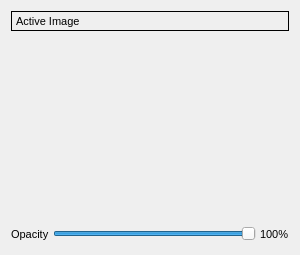
<?xml version="1.0" encoding="UTF-8"?>
<ui version="4.0">
 <class>displaySettingsFrame</class>
 <widget class="QFrame" name="displaySettingsFrame">
  <property name="geometry">
   <rect>
    <x>0</x>
    <y>0</y>
    <width>300</width>
    <height>255</height>
   </rect>
  </property>
  <property name="sizePolicy">
   <sizepolicy hsizetype="Fixed" vsizetype="Preferred">
    <horstretch>0</horstretch>
    <verstretch>0</verstretch>
   </sizepolicy>
  </property>
  <property name="minimumSize">
   <size>
    <width>300</width>
    <height>0</height>
   </size>
  </property>
  <property name="maximumSize">
   <size>
    <width>300</width>
    <height>16777215</height>
   </size>
  </property>
  <property name="windowTitle">
   <string>Frame</string>
  </property>
  <property name="styleSheet">
   <string notr="true"/>
  </property>
  <layout class="QVBoxLayout" name="verticalLayout" stretch="0,1,2,0">
   <item>
    <widget class="QLabel" name="curr_image_text">
     <property name="sizePolicy">
      <sizepolicy hsizetype="Preferred" vsizetype="Fixed">
       <horstretch>0</horstretch>
       <verstretch>0</verstretch>
      </sizepolicy>
     </property>
     <property name="minimumSize">
      <size>
       <width>0</width>
       <height>20</height>
      </size>
     </property>
     <property name="maximumSize">
      <size>
       <width>16777211</width>
       <height>20</height>
      </size>
     </property>
     <property name="font">
      <font>
       <family>Segoe UI</family>
       <pointsize>8</pointsize>
      </font>
     </property>
     <property name="frameShape">
      <enum>QFrame::Box</enum>
     </property>
     <property name="text">
      <string>Active Image</string>
     </property>
     <property name="textFormat">
      <enum>Qt::AutoText</enum>
     </property>
     <property name="margin">
      <number>0</number>
     </property>
     <property name="indent">
      <number>4</number>
     </property>
    </widget>
   </item>
   <item>
    <widget class="QFrame" name="color_settings_frame">
     <property name="sizePolicy">
      <sizepolicy hsizetype="Preferred" vsizetype="Preferred">
       <horstretch>0</horstretch>
       <verstretch>0</verstretch>
      </sizepolicy>
     </property>
     <property name="minimumSize">
      <size>
       <width>0</width>
       <height>0</height>
      </size>
     </property>
     <property name="maximumSize">
      <size>
       <width>16777215</width>
       <height>16777215</height>
      </size>
     </property>
     <property name="frameShape">
      <enum>QFrame::NoFrame</enum>
     </property>
     <property name="frameShadow">
      <enum>QFrame::Plain</enum>
     </property>
     <layout class="QHBoxLayout" name="horizontalLayout_11">
      <property name="spacing">
       <number>0</number>
      </property>
      <property name="leftMargin">
       <number>0</number>
      </property>
      <property name="topMargin">
       <number>0</number>
      </property>
      <property name="rightMargin">
       <number>0</number>
      </property>
      <property name="bottomMargin">
       <number>0</number>
      </property>
     </layout>
    </widget>
   </item>
   <item>
    <widget class="QFrame" name="histogram_settings_frame">
     <property name="sizePolicy">
      <sizepolicy hsizetype="Preferred" vsizetype="Preferred">
       <horstretch>0</horstretch>
       <verstretch>0</verstretch>
      </sizepolicy>
     </property>
     <property name="minimumSize">
      <size>
       <width>0</width>
       <height>0</height>
      </size>
     </property>
     <layout class="QVBoxLayout" name="verticalLayout_2">
      <property name="spacing">
       <number>0</number>
      </property>
      <property name="leftMargin">
       <number>0</number>
      </property>
      <property name="topMargin">
       <number>0</number>
      </property>
      <property name="rightMargin">
       <number>0</number>
      </property>
      <property name="bottomMargin">
       <number>0</number>
      </property>
     </layout>
    </widget>
   </item>
   <item>
    <widget class="QFrame" name="alpha_slider_frame">
     <property name="frameShape">
      <enum>QFrame::NoFrame</enum>
     </property>
     <property name="frameShadow">
      <enum>QFrame::Sunken</enum>
     </property>
     <layout class="QHBoxLayout" name="horizontalLayout_12">
      <property name="spacing">
       <number>4</number>
      </property>
      <property name="leftMargin">
       <number>0</number>
      </property>
      <property name="topMargin">
       <number>0</number>
      </property>
      <property name="rightMargin">
       <number>0</number>
      </property>
      <property name="bottomMargin">
       <number>0</number>
      </property>
      <item alignment="Qt::AlignVCenter">
       <widget class="QLabel" name="opacity_label">
        <property name="sizePolicy">
         <sizepolicy hsizetype="Preferred" vsizetype="Fixed">
          <horstretch>0</horstretch>
          <verstretch>0</verstretch>
         </sizepolicy>
        </property>
        <property name="minimumSize">
         <size>
          <width>0</width>
          <height>20</height>
         </size>
        </property>
        <property name="maximumSize">
         <size>
          <width>16777215</width>
          <height>20</height>
         </size>
        </property>
        <property name="font">
         <font>
          <family>Segoe UI</family>
          <pointsize>8</pointsize>
         </font>
        </property>
        <property name="text">
         <string>Opacity</string>
        </property>
       </widget>
      </item>
      <item alignment="Qt::AlignVCenter">
       <widget class="QSlider" name="opacity_slider">
        <property name="minimumSize">
         <size>
          <width>0</width>
          <height>16</height>
         </size>
        </property>
        <property name="maximumSize">
         <size>
          <width>16777215</width>
          <height>16</height>
         </size>
        </property>
        <property name="maximum">
         <number>100</number>
        </property>
        <property name="value">
         <number>100</number>
        </property>
        <property name="orientation">
         <enum>Qt::Horizontal</enum>
        </property>
       </widget>
      </item>
      <item alignment="Qt::AlignVCenter">
       <widget class="QLabel" name="pct_label">
        <property name="sizePolicy">
         <sizepolicy hsizetype="Preferred" vsizetype="Fixed">
          <horstretch>0</horstretch>
          <verstretch>0</verstretch>
         </sizepolicy>
        </property>
        <property name="minimumSize">
         <size>
          <width>0</width>
          <height>20</height>
         </size>
        </property>
        <property name="maximumSize">
         <size>
          <width>16777215</width>
          <height>20</height>
         </size>
        </property>
        <property name="font">
         <font>
          <family>Segoe UI</family>
          <pointsize>8</pointsize>
         </font>
        </property>
        <property name="text">
         <string>100%</string>
        </property>
       </widget>
      </item>
     </layout>
    </widget>
   </item>
  </layout>
 </widget>
 <resources/>
 <connections/>
</ui>
